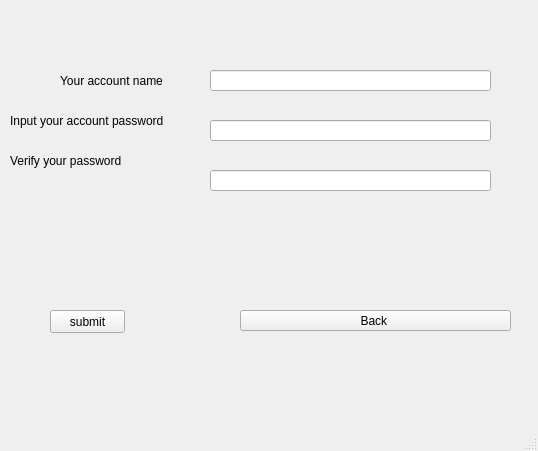
<?xml version="1.0" encoding="UTF-8"?>
<ui version="4.0">
 <class>RegiWindow</class>
 <widget class="QMainWindow" name="RegiWindow">
  <property name="geometry">
   <rect>
    <x>0</x>
    <y>0</y>
    <width>538</width>
    <height>451</height>
   </rect>
  </property>
  <property name="minimumSize">
   <size>
    <width>538</width>
    <height>451</height>
   </size>
  </property>
  <property name="maximumSize">
   <size>
    <width>538</width>
    <height>451</height>
   </size>
  </property>
  <property name="windowTitle">
   <string>MainWindow</string>
  </property>
  <widget class="QWidget" name="centralwidget">
   <widget class="QPushButton" name="submitButton">
    <property name="geometry">
     <rect>
      <x>50</x>
      <y>310</y>
      <width>75</width>
      <height>23</height>
     </rect>
    </property>
    <property name="maximumSize">
     <size>
      <width>531</width>
      <height>458</height>
     </size>
    </property>
    <property name="text">
     <string>submit</string>
    </property>
   </widget>
   <widget class="QLabel" name="label">
    <property name="geometry">
     <rect>
      <x>60</x>
      <y>70</y>
      <width>131</width>
      <height>21</height>
     </rect>
    </property>
    <property name="text">
     <string>Your account name</string>
    </property>
   </widget>
   <widget class="QLabel" name="label_2">
    <property name="geometry">
     <rect>
      <x>10</x>
      <y>110</y>
      <width>191</width>
      <height>21</height>
     </rect>
    </property>
    <property name="text">
     <string>Input your account password</string>
    </property>
   </widget>
   <widget class="QLabel" name="label_3">
    <property name="geometry">
     <rect>
      <x>10</x>
      <y>150</y>
      <width>181</width>
      <height>21</height>
     </rect>
    </property>
    <property name="text">
     <string>Verify your password </string>
    </property>
   </widget>
   <widget class="QLineEdit" name="usernameText">
    <property name="geometry">
     <rect>
      <x>210</x>
      <y>70</y>
      <width>281</width>
      <height>21</height>
     </rect>
    </property>
   </widget>
   <widget class="QLineEdit" name="passwordText">
    <property name="geometry">
     <rect>
      <x>210</x>
      <y>120</y>
      <width>281</width>
      <height>21</height>
     </rect>
    </property>
   </widget>
   <widget class="QLineEdit" name="verifyText">
    <property name="geometry">
     <rect>
      <x>210</x>
      <y>170</y>
      <width>281</width>
      <height>21</height>
     </rect>
    </property>
   </widget>
   <widget class="QPushButton" name="backToLoginWindowButton">
    <property name="geometry">
     <rect>
      <x>240</x>
      <y>310</y>
      <width>271</width>
      <height>21</height>
     </rect>
    </property>
    <property name="text">
     <string>Back </string>
    </property>
   </widget>
   <widget class="QLabel" name="errorText">
    <property name="geometry">
     <rect>
      <x>30</x>
      <y>220</y>
      <width>431</width>
      <height>71</height>
     </rect>
    </property>
    <property name="font">
     <font>
      <weight>75</weight>
      <bold>true</bold>
     </font>
    </property>
    <property name="styleSheet">
     <string notr="true">color:red;</string>
    </property>
    <property name="text">
     <string/>
    </property>
   </widget>
  </widget>
  <widget class="QMenuBar" name="menubar">
   <property name="geometry">
    <rect>
     <x>0</x>
     <y>0</y>
     <width>538</width>
     <height>22</height>
    </rect>
   </property>
  </widget>
  <widget class="QStatusBar" name="statusbar"/>
 </widget>
 <resources/>
 <connections/>
</ui>
